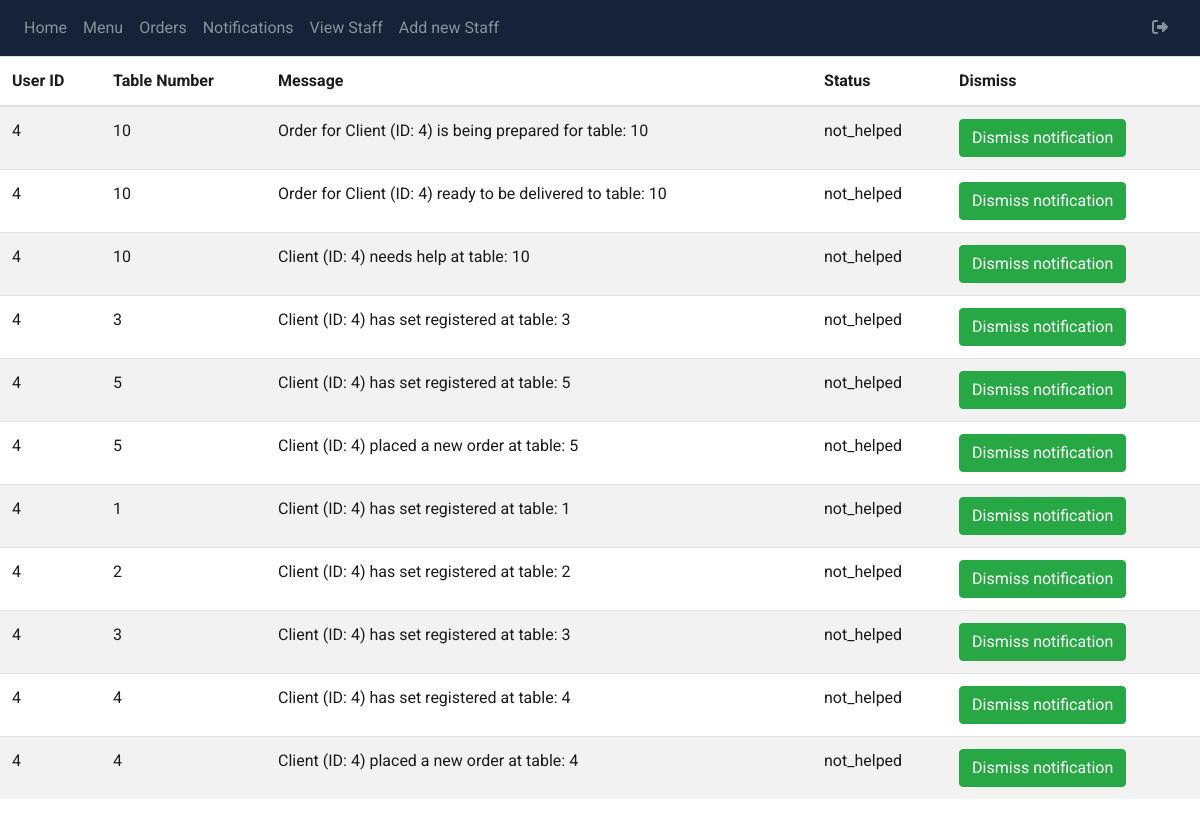
Page /manager/view-notifications (signed in) on the earlier database version.
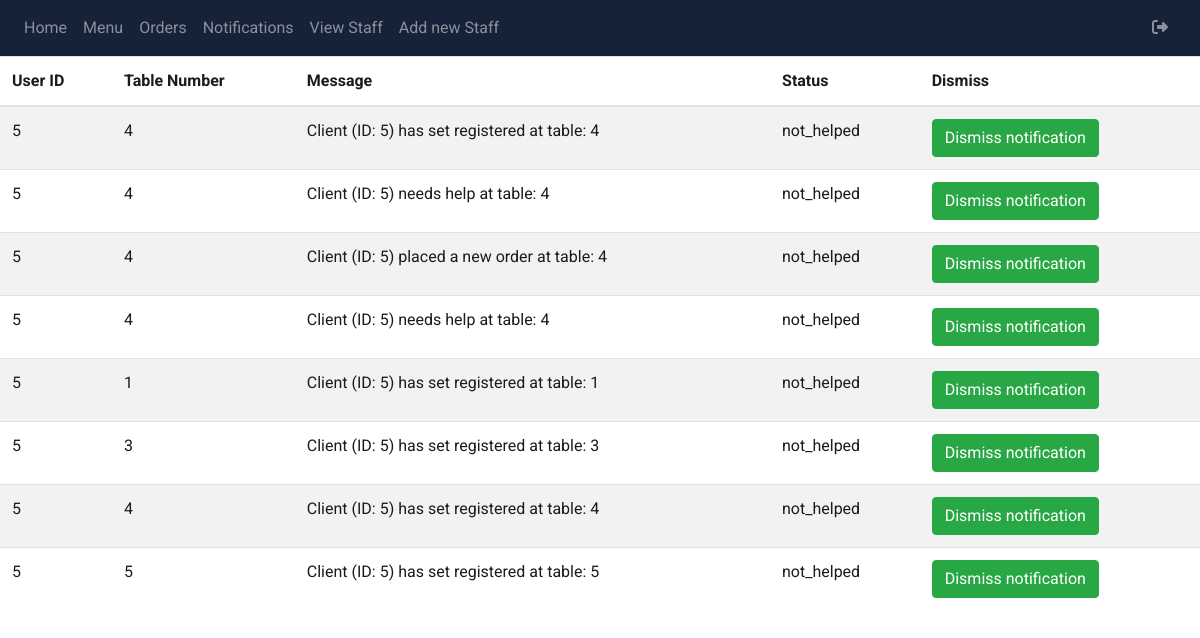
Same page on the later database version.
### packages/models.py (models this page shows, shortened)
class Notification(db.Model):
    __tablename__ = "notifications"
    id = db.Column(db.Integer, primary_key = True)
    user_id = db.Column(db.Integer, db.ForeignKey('users.id'))
    table_number = db.Column(db.Integer, db.ForeignKey('users.table_number'))
    status = db.Column(db.Enum('helped', 'not_helped', name = 'notification_status'), nullable=False, default='not_helped')
    message = db.Column(db.String(1000), nullable = True)
    notification_type = db.Column(db.Enum('help', 'table', 'new-order', 'preparing', 'ready', name = 'notification_status'), nullable=True, default='not_helped')

### admin/admin.py (the view)
@admin.route('view-notifications')
@admin_required
def viewNotifications():
    notifications = check_cleared_notifs()
    return render_template('admin-view-notifications.html', notifications = notifications)

### admin/static/functions/admin_functions.py (called while the page is built, shortened)
def admin_required(func):
    @functools.wraps(func)
    def wrapper(*args, **kwargs):
        return func(*args, **kwargs)
    return wrapper

def check_cleared_notifs():
    if 'cleared_notifs' not in session:
        session['cleared_notifs'] = []
    notifications = []
    notifications_database = Notification.query.all()
    cleared_notifs = session['cleared_notifs']
    for notification in notifications_database:
        if notification.id not in cleared_notifs:
            notifications.append(notification)
    return notifications

### admin/templates/admin-view-notifications.html
{% extends "base.html" %} {% block title %}Display all Notifications{% endblock %}
{% block content %}
<link rel="stylesheet" href="./static/style/admin.css">
<table class="table table-striped">
   <thead>
      <tr>
         <th>User ID</th>
         <th>Table Number</th>
         <th>Message</th>
         <th>Status</th>
         <th>Dismiss</th>
      </tr>
   </thead>
   <tbody>
      {% for notification in notifications %}
      <tr>
         <td>{{ notification.user_id }}</td>
         <td>{{ notification.table_number }}</td>
         <td>{{ notification.message }}</td>
         <td>{{ notification.status}}</td>
         <td>
            <form action="{{ url_for('admin.removeNotificationPage', notif_id=notification.id) }}" method="post">
               <button type="submit" class="btn btn-success"> Dismiss notification </button>
            </form>
         </td>
      </tr>
      {% endfor %}
   </tbody>
</table>
{%endblock%}

### templates/base.html (shortened to what this page needs)
<!DOCTYPE html>
<html>
   <head>
      <link
         rel="stylesheet"
         href="https://stackpath.bootstrapcdn.com/bootstrap/4.4.1/css/bootstrap.min.css"
         />
      <link
         rel="stylesheet"
         href="https://stackpath.bootstrapcdn.com/font-awesome/4.7.0/css/font-awesome.min.css"
         />
   </head>
   <body>
      <nav class="navbar navbar-expand-lg navbar-dark bg-dark">
         <div class="collapse navbar-collapse" id="navbar">
            {% if session['user'] == 'admin' %}
            <div class="navbar-nav w-100">
               <a class="nav-item nav-link" id="home" href="{{url_for('admin.home')}}">Home</a>
               <a class="nav-item nav-link" id="menu" href="{{url_for('admin.menu')}}">Menu</a>
               <a class="nav-item nav-link" id="cart" href="{{url_for('admin.viewOrders')}}">Orders</a>
               <a class="nav-item nav-link" id="notifications" href="{{url_for('admin.viewNotifications')}}">Notifications</a>
               <a class="nav-item nav-link" id="view-staff" href="{{url_for('admin.viewStaff')}}">View Staff</a>
               <a class="nav-item nav-link" id="add-staff" href="{{url_for('admin.addNewStaff')}}">Add new Staff</a>
               <a class="nav-item nav-link ml-auto mr-2" id="logout" href="{{url_for('logout')}}"><i class= "fa-solid fa-right-from-bracket"></i></a>
            </div>
            {% endif %}
         </div>
      </nav>
      {% block content %}
      {% endblock %}
   </body>
</html>

### admin/static/style/admin.css (style rules this page uses)
.table-striped { color: #1b1b1b; font-family: garamond; }

### templates/base.html (style rules this page uses)
* { font-family: 'Roboto', sans-serif; }
nav.navbar { background-color: #152238 !important; }

Differences in the rows shown:
removed Notification: user_id "4", table_number "2", message "Client (ID: 4) has set registered at table: 2", status "not_helped"
removed Notification: user_id "4", table_number "3", message "Client (ID: 4) has set registered at table: 3", status "not_helped"
removed Notification: user_id "4", table_number "4", message "Client (ID: 4) has set registered at table: 4", status "not_helped"
removed Notification: user_id "4", table_number "4", message "Client (ID: 4) placed a new order at table: 4", status "not_helped"
added Notification: user_id "5", table_number "4", message "Client (ID: 5) has set registered at table: 4", status "not_helped"
changed Notification (number 2 of 8 on the later page): user_id "4" → "5"; table_number "10" → "4"; message "Order for Client (ID: 4) is being prepared for table: 10" → "Client (ID: 5) needs help at table: 4"
changed Notification: user_id "4" → "5"; table_number "10" → "4"; message "Order for Client (ID: 4) ready to be delivered to table: 10" → "Client (ID: 5) placed a new order at table: 4"
changed Notification (number 4 of 8 on the later page): user_id "4" → "5"; table_number "10" → "4"; message "Client (ID: 4) needs help at table: 10" → "Client (ID: 5) needs help at table: 4"
changed Notification: user_id "4" → "5"; table_number "3" → "1"; message "Client (ID: 4) has set registered at table: 3" → "Client (ID: 5) has set registered at table: 1"
changed Notification: user_id "4" → "5"; table_number "5" → "3"; message "Client (ID: 4) has set registered at table: 5" → "Client (ID: 5) has set registered at table: 3"
changed Notification (number 7 of 8 on the later page): user_id "4" → "5"; table_number "5" → "4"; message "Client (ID: 4) placed a new order at table: 5" → "Client (ID: 5) has set registered at table: 4"
changed Notification: user_id "4" → "5"; table_number "1" → "5"; message "Client (ID: 4) has set registered at table: 1" → "Client (ID: 5) has set registered at table: 5"
